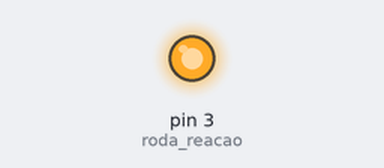
A sketch run on a simulated Arduino Uno, built with avr-gcc and run on an emulated ATmega328P. Parts: output pins drawn as LEDs (lit = HIGH).

Above: at 1.0 s.
At 5.5 s:
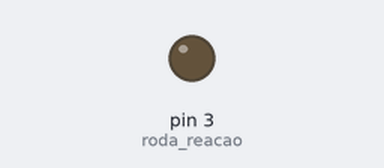
Timing chart, 0 to 6.9 s (numbered marks = the images above):
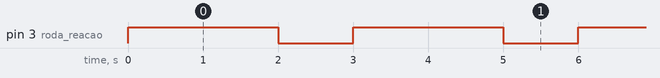

Measured:
- by itself, pin 3 (roda_reacao): alternates HIGH for 2.0 s and LOW for 1.0 s

The sketch:

roda_reacao.ino
```cpp
// Oficina Virtual de Cubesats
// SNCT 2020 - Instituto Nacional de Pesquisas Espaciais - INPE
// Lazaro Camargo (lazaro.camargo@inpe.br)

// Teste da Roda de Reação

int roda_reacao = 3;

void setup()
{
	pinMode(roda_reacao, OUTPUT);
}

void loop()
{
  digitalWrite(roda_reacao, HIGH);
  delay(2000);
  digitalWrite(roda_reacao, LOW);
  delay(1000);
}
```
